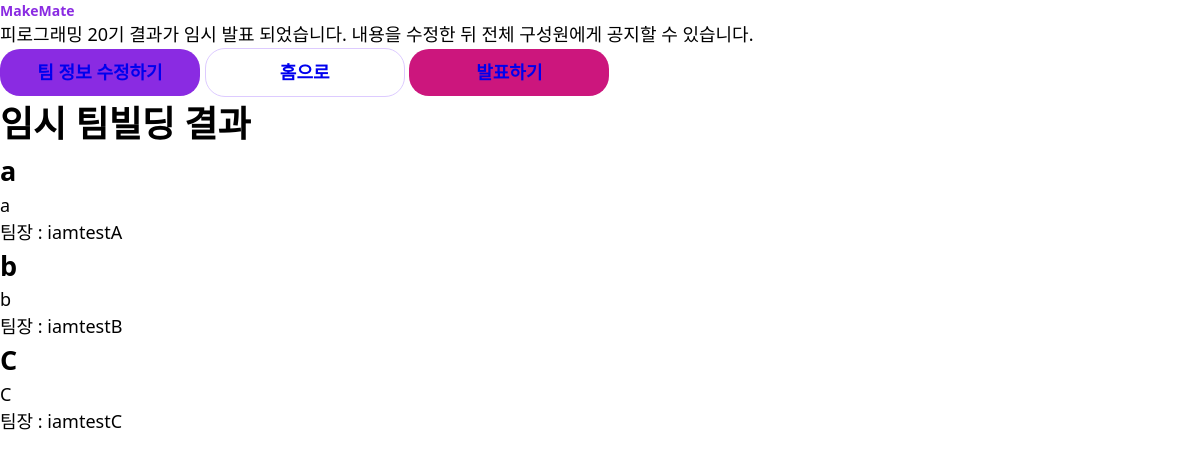
/group/1/preresult/, run on an earlier commit of the app's database.
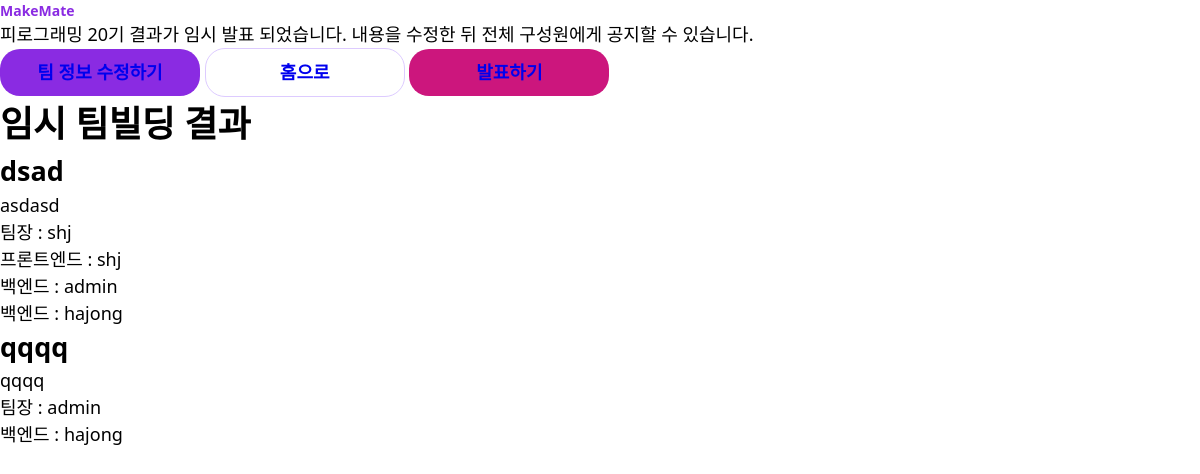
And on a later commit of the database.
### group/models.py (models this page shows, shortened)
class Idea(models.Model):
    group = models.ForeignKey(Group, on_delete=models.CASCADE, null=True, related_name="idea_member_states")
    author = models.ForeignKey(User, on_delete=models.CASCADE, null=True)
    title = models.CharField("아이디어 이름", max_length=31, null=True)
    intro = models.CharField("아이디어 한 줄 소개", max_length=50, null=True)
    file = models.FileField("첨부파일", upload_to='ideas/files/%Y/%m/%d/', null=True, blank=True)
    content = models.TextField("아이디어 설명", max_length=1000, default="기본 설명")
    score = models.IntegerField("아이디어 점수", default=0)
    member = models.ManyToManyField(User, related_name='idea_member', blank=True)
    votes = models.IntegerField(default=0)

class MemberState(models.Model):
    STACK_POSITION = (
        ("PM", "기획"),
        ("DESIGN", "디자인"),
        ("FE", "프론트엔드"),
        ("BE", "백엔드"),
        ("SERVER", "배포/서버"),
    )
    group = models.ForeignKey(Group,
                              on_delete=models.CASCADE,
                              related_name="member_states")
    user = models.ForeignKey(User, on_delete=models.CASCADE)
    group_ability = models.PositiveIntegerField("실력", validators=[MaxValueValidator(5), MinValueValidator(1)], null=True)
    group_tech_stack = models.CharField("기술 스택", max_length=10, choices=STACK_POSITION, null=True)
    idea_vote1 = models.ForeignKey(Idea, on_delete=models.CASCADE, related_name="idea_vote1_set", null=True)
    idea_vote2 = models.ForeignKey(Idea, on_delete=models.CASCADE, related_name="idea_vote2_set", null=True)
    idea_vote3 = models.ForeignKey(Idea, on_delete=models.CASCADE, related_name="idea_vote3_set", null=True)
    my_team_idea = models.ForeignKey(Idea, on_delete=models.CASCADE, related_name="my_team_idea_set", null=True)

### common/models.py (models this page shows, shortened)
class User(AbstractUser):
    first_name = None
    last_name = None
    username = models.CharField(max_length=10, unique=True)
    email = models.EmailField()

### group/views.py (the view)
# urls.py: path('<int:group_id>/preresult/', preresult, name='preresult'),
def preresult(request, group_id):
    group = Group.objects.get(id=group_id)
    idea_list = Idea.objects.all().order_by('-score')[:group.team_number]
    members = MemberState.objects.filter(group = group)
    ctx = {
        'idea_list': idea_list,
        'members': members,
        'group': group
    }
    return render(request, 'preresult/preresult_admin.html', context=ctx)

### templates/preresult/preresult_admin.html
{% extends 'base.html' %}
{% block content %}
<div class="preresult_admin_container">
    <div class="preresult_admin_header_container">
        피로그래밍 20기
        <span>결과가 임시 발표 되었습니다. 내용을 수정한 뒤 전체 구성원에게 공지할 수 있습니다.</span>
        <div class="btns">
            <button class="primary_button"><a href="{% url 'group:preresult_modify' group.pk %}">팀 정보 수정하기</a></button>
            <button class="secondary_button"><a href="/">홈으로</a></button>
            <button class="cta_button"><a href="/">발표하기</a></button>
        </div>
    </div>
    <div class="preresult_admin_body_container">
        <h1>임시 팀빌딩 결과</h1>
        {% for idea in idea_list %}
            <div class="choice_idea_modal">
                <h2 class="choice_idea_title">{{idea.title}}</h2>
                <p class="choice_intro_title">{{idea.intro}}</p>
                <p>팀장 : {{idea.author.username}}</p>
                {% for member in members %}
                    {% if member.user in idea.member.all %}
                        {% if member.group_tech_stack == 'FE' %}
                            <p>프론트엔드 : {{member.user.username}}</p>
                        {% else %}
                            <p>백엔드 : {{member.user.username}}</p>
                        {% endif %}
                    {% endif %}
                {% endfor %}
            </div>
        {% endfor %}
    </div>
</div>
{% endblock %}

### templates/base.html (shortened to what this page needs)
{% load static %}
<!DOCTYPE html>
<html lang="en">
<head>
    <link rel="stylesheet" href="{% static 'css/reset.css' %}?after">
    <link rel="stylesheet" href="{% static 'css/root.css' %}?after">
    <link rel="stylesheet" href="{% static 'css/global.css' %}?after">
    <link rel="stylesheet" href="{% static 'css/header.css' %}?after">
</head>
<body>
    {% include 'header.html'%}
    {% block content %}
    {% endblock %}
</body>
</html>

### templates/header.html
{% block content %}
<header>
    <div class="logo">MakeMate</div>
</header>
{% endblock %}

### static/css/root.css (style rules this page uses)
:root { --color_main: #8a2be2; --color_sub_dark: #4a1e9e; --color_sub_bright: #ddcbff; --color_red_highlight: #cc167d; --color_green_highlight: #82ef0e; --padding1: 0.8rem; --padding2: 1.8rem; --padding3: 2rem; --padding4: 2.4rem; --padding5: 3.2rem; --padding6: 4.8rem; --padding7: 8rem; --font_small: 1.4rem; --font_medium: 1.8rem; --font_large: 2.4rem; --font_xlarge: 3.2rem; --font_xxlarge: 8rem; --btn_border_radius: 2rem; --badge_border_radius: 0.5rem; --card_border_radius: 1rem; }

### static/css/global.css (style rules this page uses)
html { font-size: 62.5%; }
body { font-size: var(--font_medium); line-height: 1.5; box-sizing: border-box; font-family: 'Nanum Gothic', 'Segoe UI', Tahoma, Geneva, Verdana, sans-serif; }
.primary_button, .secondary_button, .cta_button { display: inline-block; width: 200px; padding: 10px 0; text-align: center; border-radius: var(--btn_border_radius); font-weight: bold; }
.primary_button { background-color: var(--color_main); color: white; }
.secondary_button { border: 1px solid var(--color_sub_bright); color: var(--color_main); }
.cta_button { background-color: var(--color_red_highlight); color: white; }

### static/css/header.css (style rules this page uses)
.logo { font-weight: bold; font-size: var(--font_small); color: var(--color_main); }

What changed in the data, as far as the page shows it:
removed Idea: title "C", intro "C", author.username "iamtestC"
changed Idea: gains MemberState (user.username "shj"); gains MemberState (user.username "admin"); title "a" → "dsad"; intro "a" → "asdasd"; author.username "iamtestA" → "shj"
added MemberState: user.username "hajong"
changed Idea: title "b" → "qqqq"; intro "b" → "qqqq"; author.username "iamtestB" → "admin"
